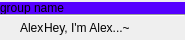
<?xml version="1.0" encoding="UTF-8"?>
<ui version="4.0">
 <class>FriendCell</class>
 <widget class="QWidget" name="FriendCell">
  <property name="geometry">
   <rect>
    <x>0</x>
    <y>0</y>
    <width>185</width>
    <height>40</height>
   </rect>
  </property>
  <property name="sizePolicy">
   <sizepolicy hsizetype="Expanding" vsizetype="Minimum">
    <horstretch>0</horstretch>
    <verstretch>0</verstretch>
   </sizepolicy>
  </property>
  <property name="windowTitle">
   <string>Form</string>
  </property>
  <property name="styleSheet">
   <string notr="true">
border-color: rgb(255, 0, 4);</string>
  </property>
  <layout class="QVBoxLayout" name="verticalLayout" stretch="0,0,1">
   <property name="spacing">
    <number>0</number>
   </property>
   <property name="leftMargin">
    <number>0</number>
   </property>
   <property name="topMargin">
    <number>2</number>
   </property>
   <property name="rightMargin">
    <number>0</number>
   </property>
   <property name="bottomMargin">
    <number>1</number>
   </property>
   <item>
    <widget class="::Qters::QrWidgets::QrLabel" name="groupName">
     <property name="sizePolicy">
      <sizepolicy hsizetype="Preferred" vsizetype="Fixed">
       <horstretch>0</horstretch>
       <verstretch>0</verstretch>
      </sizepolicy>
     </property>
     <property name="minimumSize">
      <size>
       <width>0</width>
       <height>12</height>
      </size>
     </property>
     <property name="maximumSize">
      <size>
       <width>16777215</width>
       <height>12</height>
      </size>
     </property>
     <property name="styleSheet">
      <string notr="true">background-color: rgb(85, 0, 255);</string>
     </property>
     <property name="text">
      <string>group name</string>
     </property>
    </widget>
   </item>
   <item>
    <widget class="Line" name="groupLine">
     <property name="minimumSize">
      <size>
       <width>0</width>
       <height>3</height>
      </size>
     </property>
     <property name="maximumSize">
      <size>
       <width>16777215</width>
       <height>3</height>
      </size>
     </property>
     <property name="orientation">
      <enum>Qt::Horizontal</enum>
     </property>
    </widget>
   </item>
   <item>
    <layout class="QHBoxLayout" name="horizontalLayout">
     <property name="leftMargin">
      <number>20</number>
     </property>
     <property name="rightMargin">
      <number>0</number>
     </property>
     <item>
      <widget class="QLabel" name="name">
       <property name="text">
        <string>Alex</string>
       </property>
      </widget>
     </item>
     <item>
      <widget class="QLabel" name="sign">
       <property name="sizePolicy">
        <sizepolicy hsizetype="Preferred" vsizetype="Preferred">
         <horstretch>0</horstretch>
         <verstretch>0</verstretch>
        </sizepolicy>
       </property>
       <property name="text">
        <string>Hey, I'm Alex...~</string>
       </property>
      </widget>
     </item>
     <item>
      <spacer name="horizontalSpacer">
       <property name="orientation">
        <enum>Qt::Horizontal</enum>
       </property>
       <property name="sizeHint" stdset="0">
        <size>
         <width>40</width>
         <height>20</height>
        </size>
       </property>
      </spacer>
     </item>
    </layout>
   </item>
  </layout>
 </widget>
 <customwidgets>
  <customwidget>
   <class>::Qters::QrWidgets::QrLabel</class>
   <extends>QLabel</extends>
   <header>qrlabel.h</header>
  </customwidget>
 </customwidgets>
 <resources/>
 <connections/>
</ui>
